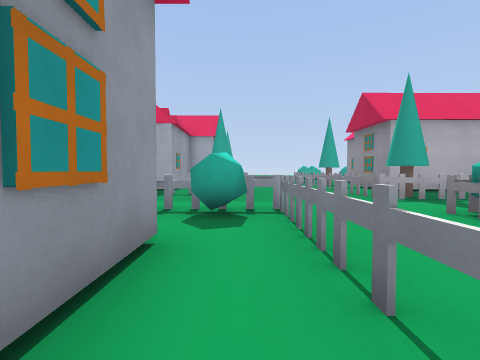
view 1 (above)

24 first-person views from a walk through a Godot game level. The camera is 1.4 m above the floor, tilts 2° down and sees 85° across. The floor is counted in squares, 2 m on a side. Each view is taken from the middle of a square. On the plan, view 1 faces up. The plan holds only what a view shows up to about 9 squares ahead; the rest is blank. The place goes on beyond the plan. Characters and animated objects are left out. Some surface patterns are stand-ins.

view 2
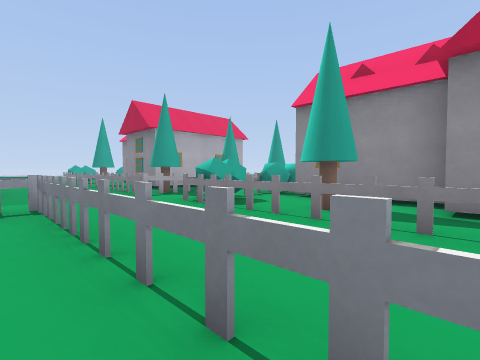

view 3
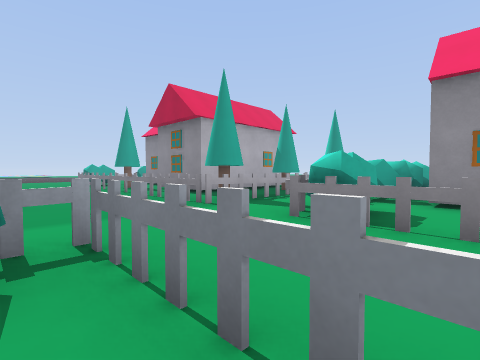

view 4
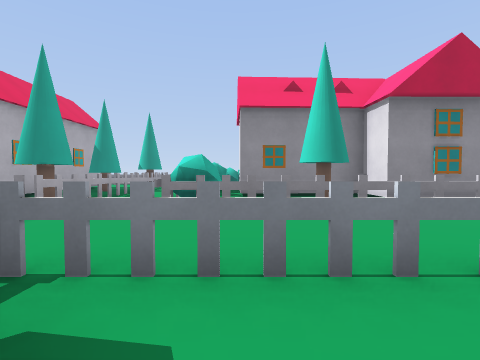

view 5
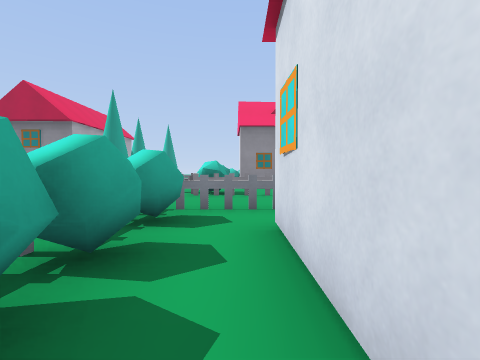

view 6
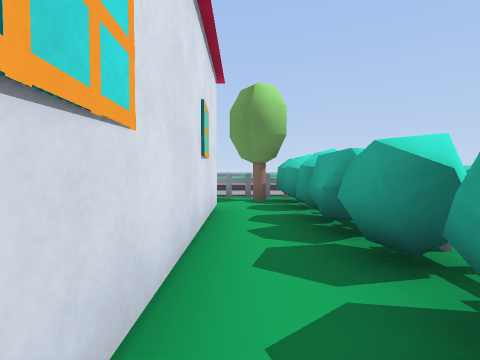

view 7
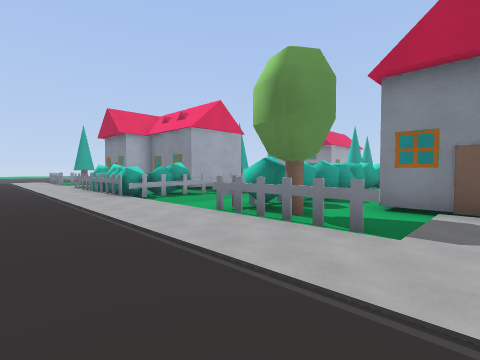

view 8
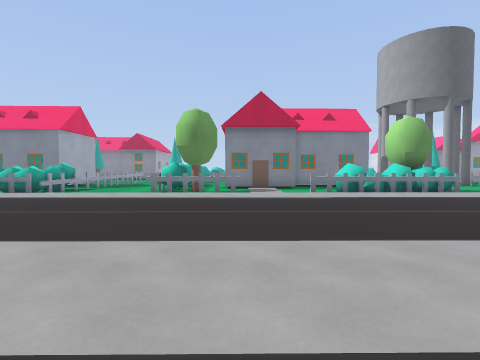

view 9
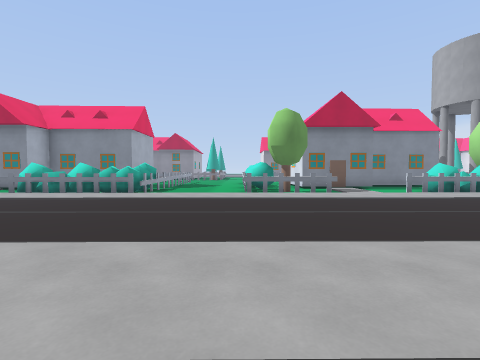

view 10
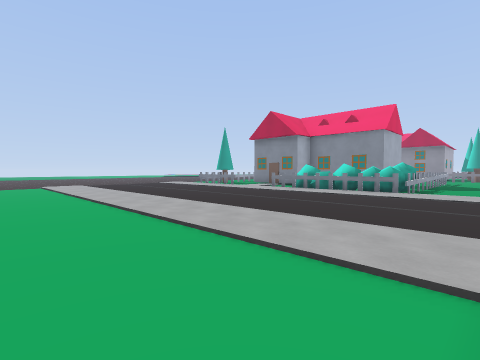

view 11
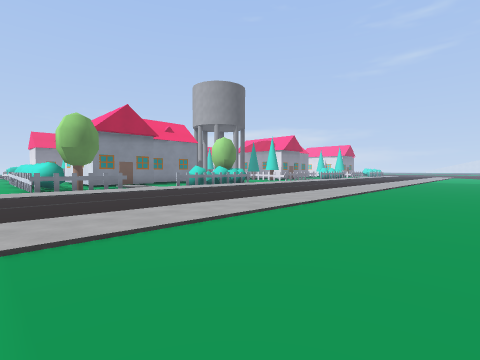

view 12
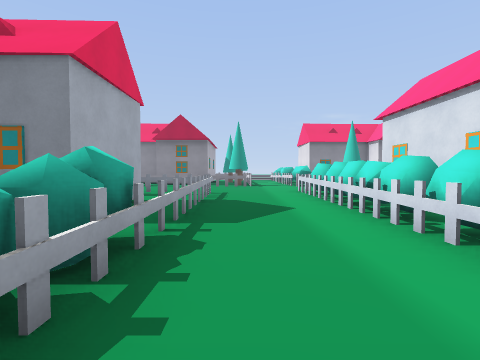

view 13
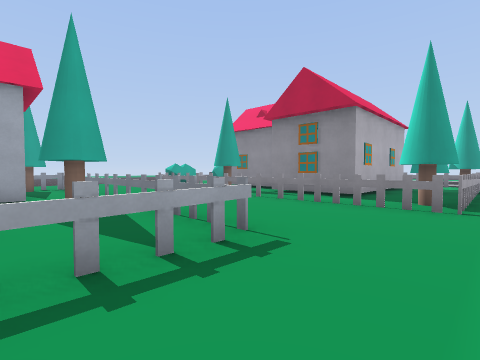

view 14
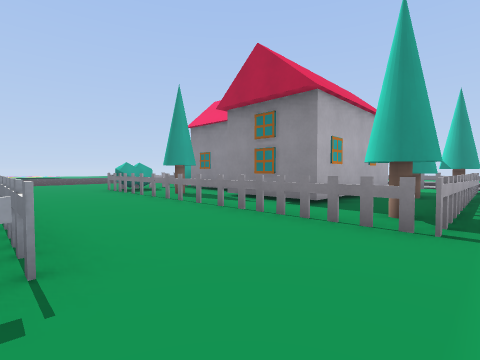

view 15
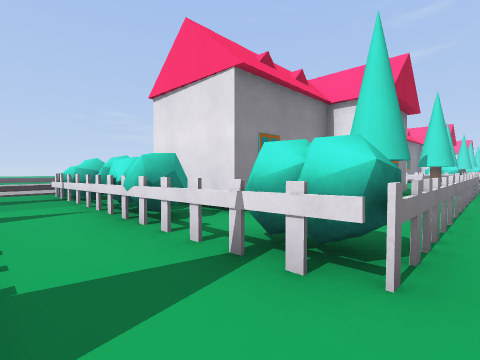

view 16
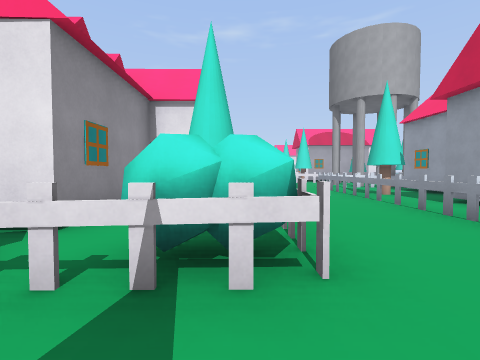

view 17
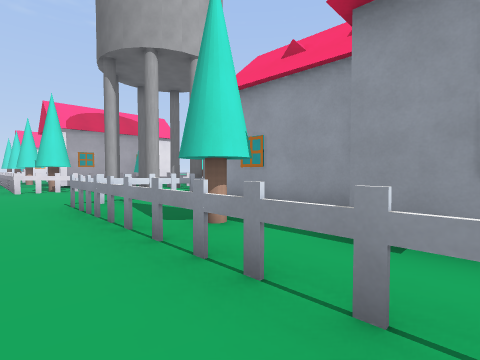

view 18
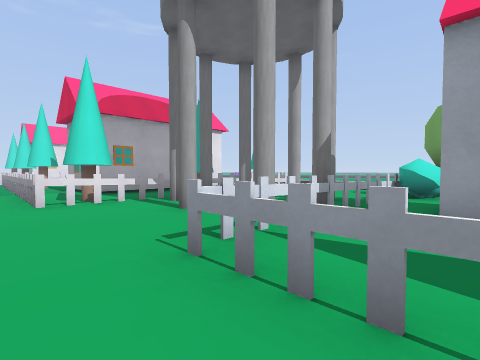

view 19
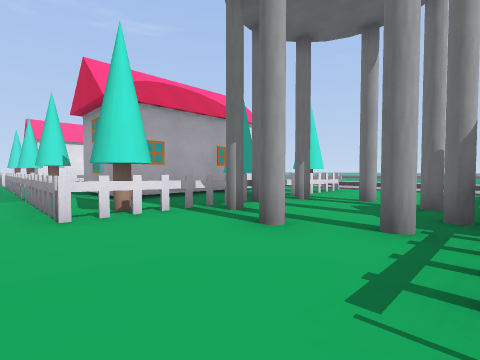

view 20
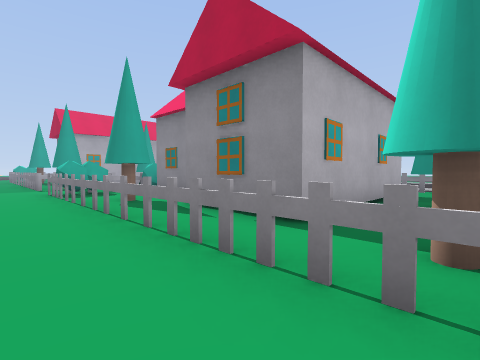

view 21
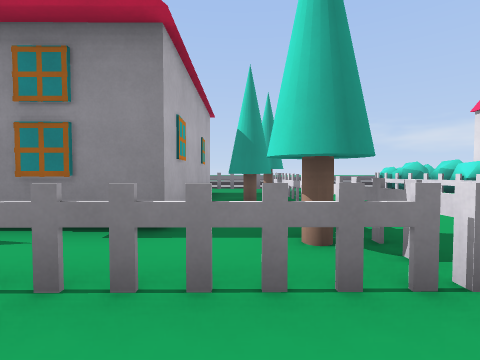

view 22
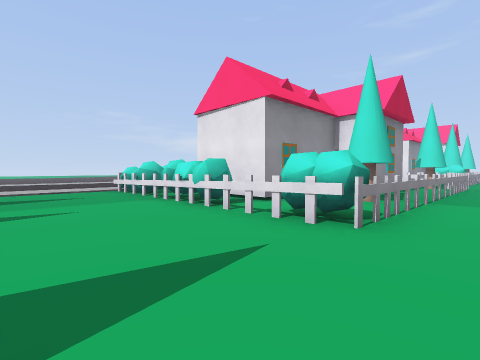

view 23
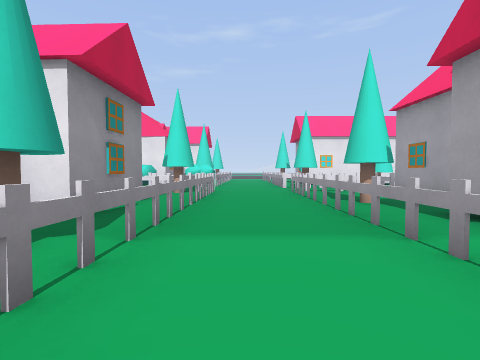

view 24
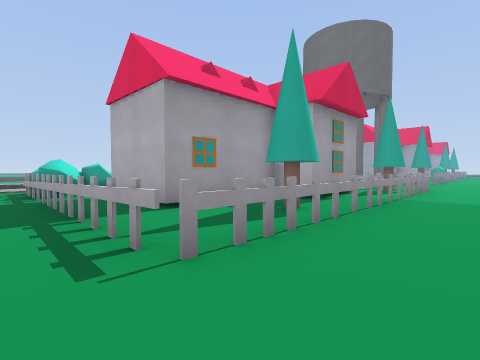

### Floor plan
Key: @ floor where view 1 was taken; # wall or solid block; x gap in a wall; . floor; = window, fence, low wall or low ledge; H house; T thing the floor can be seen under or through; B ball; R tree; W tower; O other object.
Columns run from 18 left of view 1 to 14 right of it. Each row starts with its distance up from view 1.
 11  .........O  #   R#..H H
 10  .........O  ####.#..H.HHHHH
  9  .........OOO# ##.#..H.HHHHHH
  8  .........O##==####..H....H...
  7  ....................HHHHHHHHH
  6 ...............................
  5 ...........########T.............
  4 ..........#ROOOBOOOT.HHHHHHHHHH..
  3 ..........=O.......T.HH.HHHH
  2 ..........=.######.T.H..HH
  1 ............#    #.T.HHHHHH
  0 ............    ##@T.H.HHHH
 -1 ..........#O    #..x.HHHHHH
 -2 ..... ....#O    #.R#.HHHHH
 -3 .....  ...#R    #..#.HHHHHHHH.H
 -4  ...    ..#RO......#.HHH  H...
 -5  ..       .O##=x##x...HHH HHHH
 -6            ...W..W.............
 -7            ...W..W...............
 -8            ......................
 -9             HHWWWWHH...HHHHHHH..
-10                H..HH..HHHHHH.HH
-11                HHH.H..H..HHH
-12               HHHHHH..HH HH
-13                HHHHH..H. HH
-14                HHHHH..H.HHH
-15                HHH.H..H.HH
-16                HHHHH..H.H
-17            H   HHH.H..H.H
-18            HHHHHH..H..HH
-19            HHHHHHHHH..HHH
-20             ..........

Positions as (right, up) in squares from view 1, and headings:
1: (0, 0), facing up
2: (0, -1), facing up-right
3: (0, 2), facing up-right
4: (-1, 3), facing right
5: (-4, 3), facing right
6: (-1, 3), facing left
7: (-11, 1), facing up-right
8: (-16, 2), facing right
9: (-16, 5), facing right
10: (-17, 6), facing up-right
11: (-18, 6), facing down-right
12: (-9, 7), facing right
13: (-2, 6), facing up-right
14: (0, 6), facing up-right
15: (3, 6), facing down-right
16: (4, 6), facing down
17: (2, 1), facing down-left
18: (2, -3), facing down-left
19: (2, -5), facing down-left
20: (2, -5), facing up-right
21: (2, -4), facing right
22: (3, -6), facing down-right
23: (3, -10), facing down
24: (3, -20), facing up-left
